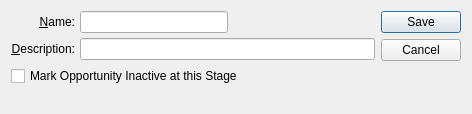
<?xml version="1.0" encoding="UTF-8"?>
<ui version="4.0">
 <comment>This file is part of the xTuple ERP: PostBooks Edition, a free and
open source Enterprise Resource Planning software suite,
Copyright (c) 1999-2011 by OpenMFG LLC, d/b/a xTuple.
It is licensed to you under the Common Public Attribution License
version 1.0, the full text of which (including xTuple-specific Exhibits)
is available at www.xtuple.com/CPAL.  By using this software, you agree
to be bound by its terms.</comment>
 <class>opportunityStage</class>
 <widget class="QDialog" name="opportunityStage">
  <property name="geometry">
   <rect>
    <x>0</x>
    <y>0</y>
    <width>472</width>
    <height>114</height>
   </rect>
  </property>
  <property name="windowTitle">
   <string>Opportunity Stage</string>
  </property>
  <layout class="QGridLayout" name="gridLayout">
   <item row="0" column="0">
    <layout class="QVBoxLayout" name="verticalLayout">
     <item>
      <layout class="QHBoxLayout">
       <property name="spacing">
        <number>5</number>
       </property>
       <item>
        <layout class="QVBoxLayout">
         <property name="spacing">
          <number>5</number>
         </property>
         <item>
          <widget class="QLabel" name="_nameLit">
           <property name="text">
            <string>&amp;Name:</string>
           </property>
           <property name="alignment">
            <set>Qt::AlignRight|Qt::AlignTrailing|Qt::AlignVCenter</set>
           </property>
           <property name="buddy">
            <cstring>_name</cstring>
           </property>
          </widget>
         </item>
         <item>
          <widget class="QLabel" name="_descriptionLit">
           <property name="text">
            <string>&amp;Description:</string>
           </property>
           <property name="alignment">
            <set>Qt::AlignRight|Qt::AlignTrailing|Qt::AlignVCenter</set>
           </property>
           <property name="buddy">
            <cstring>_description</cstring>
           </property>
          </widget>
         </item>
        </layout>
       </item>
       <item>
        <layout class="QVBoxLayout">
         <property name="spacing">
          <number>5</number>
         </property>
         <item>
          <layout class="QHBoxLayout">
           <property name="spacing">
            <number>0</number>
           </property>
           <item>
            <widget class="XLineEdit" name="_name"/>
           </item>
           <item>
            <spacer>
             <property name="orientation">
              <enum>Qt::Horizontal</enum>
             </property>
             <property name="sizeType">
              <enum>QSizePolicy::Expanding</enum>
             </property>
             <property name="sizeHint" stdset="0">
              <size>
               <width>20</width>
               <height>20</height>
              </size>
             </property>
            </spacer>
           </item>
          </layout>
         </item>
         <item>
          <widget class="XLineEdit" name="_description"/>
         </item>
        </layout>
       </item>
      </layout>
     </item>
     <item>
      <widget class="XCheckBox" name="_opInactive">
       <property name="text">
        <string>Mark Opportunity Inactive at this Stage</string>
       </property>
       <property name="forgetful">
        <bool>true</bool>
       </property>
      </widget>
     </item>
     <item>
      <spacer>
       <property name="orientation">
        <enum>Qt::Vertical</enum>
       </property>
       <property name="sizeType">
        <enum>QSizePolicy::Expanding</enum>
       </property>
       <property name="sizeHint" stdset="0">
        <size>
         <width>40</width>
         <height>0</height>
        </size>
       </property>
      </spacer>
     </item>
    </layout>
   </item>
   <item row="0" column="1">
    <widget class="QDialogButtonBox" name="_buttonBox">
     <property name="orientation">
      <enum>Qt::Vertical</enum>
     </property>
     <property name="standardButtons">
      <set>QDialogButtonBox::Cancel|QDialogButtonBox::Save</set>
     </property>
    </widget>
   </item>
  </layout>
 </widget>
 <layoutdefault spacing="6" margin="11"/>
 <pixmapfunction>qPixmapFromMimeStage</pixmapfunction>
 <customwidgets>
  <customwidget>
   <class>XCheckBox</class>
   <extends>QCheckBox</extends>
   <header>xcheckbox.h</header>
  </customwidget>
  <customwidget>
   <class>XLineEdit</class>
   <extends>QLineEdit</extends>
   <header>xlineedit.h</header>
   <container>1</container>
  </customwidget>
 </customwidgets>
 <tabstops>
  <tabstop>_name</tabstop>
  <tabstop>_description</tabstop>
 </tabstops>
 <resources/>
 <connections/>
</ui>
